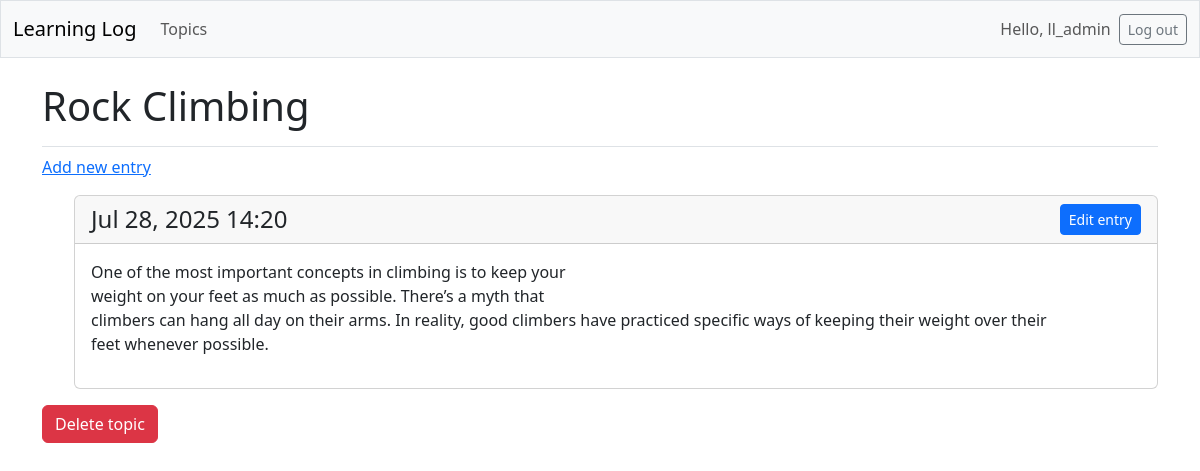
The page /topics/2/ (signed in) on the database its author committed.
### learning_logs/models.py (models this page shows, shortened)
class Topic(models.Model):
    text = models.CharField(max_length=200)
    date_added = models.DateTimeField(auto_now_add=True)
    owner = models.ForeignKey(User, on_delete=models.CASCADE)

class Entry(models.Model):
    topic = models.ForeignKey(Topic, on_delete=models.CASCADE)
    text = models.TextField()
    date_added = models.DateTimeField(auto_now_add=True)
    class Meta:
        verbose_name_plural = 'entities'

### learning_logs/views.py (the view)
# urls.py: path('topics/<int:topic_id>/', views.topic, name='topic'),
@login_required
def topic(request, topic_id):
    topic = Topic.objects.get(id=topic_id)
    if topic.owner != request.user:
        raise Http404
    entries = topic.entry_set.order_by('-date_added')
    context = {'topic':topic, 'entries':entries}
    return render(request, 'learning_logs/topic.html', context)

### learning_logs/templates/learning_logs/topic.html
{% extends 'learning_logs/base.html' %}
{% load django_bootstrap5 %}
{% block page_header %}
  <h1>{{ topic.text }}</h1>
{% endblock page_header %}
{% block content %}
  <p>
    <a href="{% url 'learning_logs:new_entry' topic.id %}">Add new entry</a>
  </p>
  <ul>
    {% for entry in entries %}
      <div class="card mb-3">
        <div class="card-header d-flex align-items-center">
          <h4 class="mb-0">{{ entry.date_added|date:'M d, Y H:i' }}</h4>
          <a href="{% url 'learning_logs:edit_entry' entry.id %}"
            class="btn btn-sm btn-primary ms-auto">
            Edit entry
          </a>
        </div>
        <div class="card-body">{{ entry.text|linebreaks }}</div>
      </div>
    {% empty %}
      <p>There are no entries for this topic yet.</p>
    {% endfor %}
  </ul>
  <a href="{% url 'learning_logs:delete_topic' topic.id %}"
    class="btn btn-danger">Delete topic</a>
{% endblock content %}

### learning_logs/templates/learning_logs/base.html (shortened to what this page needs)
<!doctype html>
<html lang="en">
<head>
  {% load django_bootstrap5 %}
  {% bootstrap_css %}
</head>
<body>
  <nav class="navbar navbar-expand-md navbar-light bg-light mb-4 border">
    <div class="container-fluid">
      <a class="navbar-brand" href="{% url 'learning_logs:index' %}">
        Learning Log
      </a>
      <div class="collapse navbar-collapse" id="navbarCollapse">
        <ul class="navbar-nav me-auto mb-2 mb-md-0">
          <li class="nav-item">
            <a class="nav-link" href="{% url 'learning_logs:topics' %}">
              Topics
            </a>
          </li>
        </ul>
        <ul class="navbar-nav ms-auto mb-2 mb-md-0">
          {% if user.is_authenticated %}
            <li class="nav-item">
              <span class="navbar-text me-2">
                Hello, {{ user.username }}
              </span>
            </li>
          {% endif %}
        </ul>
        {% if user.is_authenticated %}
          <form action="{% url 'accounts:logout' %}" method="post">
            <button name="submit" class="btn btn-outline-secondary btn-sm">
              Log out
            </button>
          </form>
        {% endif %}
      </div>
    </div>
  </nav>
  <main class="container">
    <div class="pb-2 mb-2 border-bottom">
      {% block page_header %}{% endblock page_header %}
    </div>
    <div>
      {% block content %}{% endblock content %}
    </div>
  </main>
</body>
</html>

### rows shown on the page
Topic: text "Rock Climbing"
Entry: date_added "Jul 28, 2025 14:20", text "One of the most important concepts in climbing is to keep your weight on your feet as much as possible. There’s a myth that climbers can hang all day on their arms. In reality, good climbers have practiced specific ways of keeping their weight over their feet whenever possible."

### other values the page prints
{{ user.username }} "ll_admin"
